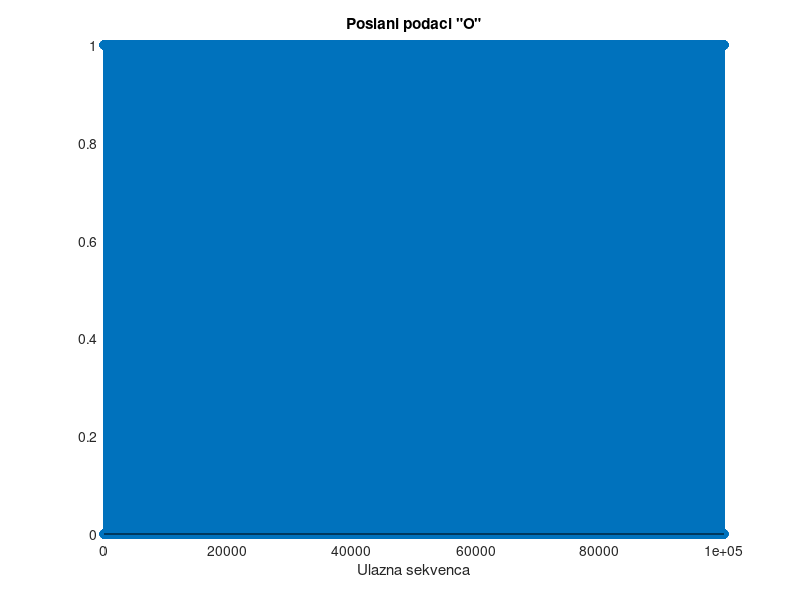

Write the MATLAB code that produced this figure. (Note: this script raises an error after producing the figure.)
clc
clear all
close all

format long;
M = 16;
k = log2(M);
EbNo = (5:15)';
symbol_per_frame = 100;
data_points = 144;
block_size = 8;
cp = ceil(0.1*block_size);
ifft_points = block_size;
fft_points = block_size;
n = 3e4; % broj bita
nsamp = 1;
N = 10^5;

%    TRANSMITTER
data = randi([0 1],N,1); % unipolarni
figure(1)
stem(data); grid on; xlabel('Ulazna sekvenca');
title('Poslani podaci "O"')

qam_modulated_data = qammod(data,M,'InputType','bit','UnitAveragePower',true);
ytx =qam_modulated_data;
scatterplot(qam_modulated_data);title('MODULATED TRANSMITTED DATA');

num_cols=(length(qam_modulated_data)/block_size);
data_matrix = reshape(qam_modulated_data, block_size, num_cols);
cp_start = block_size-cp;
cp_end = block_size;
for i=1:num_cols
    ifft_data_matrix(:,i) = ifft((data_matrix(:,i)),ifft_points);
    for j=1:cp
       actual_cp(j,i) = ifft_data_matrix(j+cp_start,i);
    end
    ifft_data(:,i) = vertcat(actual_cp(:,i),ifft_data_matrix(:,i));
end

%   4.  Convert to serial stream for transmission

[rows_ifft_data, cols_ifft_data]=size(ifft_data);
len_ofdm_data = rows_ifft_data*cols_ifft_data;
ofdm_signal = reshape(ifft_data, 1, len_ofdm_data);
figure(3)
plot(real(ofdm_signal)); xlabel('Time'); ylabel('Amplitude');
title('OFDM Signal');grid on;

%   ---------------------------------------------------------------
%     +++++   clipping as a PAPR reduction method    +++++
%   ---------------------------------------------------------------

 avg=0;
 clipped=ofdm_signal;
 for i=1:length(clipped)
 	if clipped(i) > avg
 		clipped(i) = clipped(i);
     
    elseif clipped(i) < -avg

 		clipped(i) = 0;
    end
 end


 figure(4)
plot(real(clipped)); xlabel('Time'); ylabel('Amplitude');
 title('clipped Signal');grid on;
axis([0 180 -1.5 1.5]);

%   --------------------------------
%     +++++   CHANNEL    +++++
%   --------------------------------

channel = randn(1,block_size) + sqrt(-1)*randn(1,block_size);


%   ------------------------------------------
%     +++++   RECEIVER    +++++
%   ------------------------------------------
%   1.  Pass the ofdm signal through the channel
after_channel = filter(channel, 1, ofdm_signal);
%SNR with respect to ber
EbNo2 = 10;
snr = EbNo2 + 10*log10(k) - 10*log10(nsamp);
receivedSignal = awgn(qam_modulated_data,snr,'measured');
sPlotFig = scatterplot(receivedSignal,1,0,'g.');
hold on
scatterplot(qam_modulated_data,1,0,'k*',sPlotFig)
%   2.   Add Noise

awgn_noise = awgn(zeros(1,length(after_channel)),0);

%   3.  Add noise to signal...

recvd_signal = awgn_noise+after_channel;

%   4.  Convert Data back to "parallel" form to perform FFT

recvd_signal_matrix = reshape(recvd_signal,rows_ifft_data, cols_ifft_data);

%   5.  Remove CP

recvd_signal_matrix(1:cp,:)=[];

%   6.  Perform FFT

for i=1:cols_ifft_data
    
    %   FFT
    
    fft_data_matrix(:,i) = fft(recvd_signal_matrix(:,i),fft_points);

end



%   7.  Convert to serial stream

recvd_serial_data = reshape(fft_data_matrix,1,(block_size*num_cols));

%   8.  Demodulate the data

qam_demodulated_data = qamdemod(recvd_serial_data,M);

figure(7)

stem(qam_demodulated_data,'rx');

grid on;xlabel('Data Points');ylabel('received data phase representation');title('Received Data "X"')   

dataOutMatrix = de2bi(qam_demodulated_data,k);
dataOut = dataOutMatrix(:);

[numErrors,ber] = biterr(data,dataOut);
fprintf('\nThe binary coding bit error rate = %5.2e, based on %d errors\n',ber,numErrors)


%   ----------------------------------------------------
%   F:  %   +++++   RECEIVER of clipped signal    +++++
%   ----------------------------------------------------

%   1.  Pass the ofdm signal through the channel
after_channel = filter(channel, 1, clipped);

%   2.   Add Noise
awgn_noise = awgn(zeros(1,length(after_channel)),0);

%   3.  Add noise to signal...
recvd_signal = awgn_noise+after_channel;

%   4.  Convert Data back to "parallel" form to perform FFT
recvd_signal_matrix = reshape(recvd_signal,rows_ifft_data, cols_ifft_data);

%   5.  Remove CP
recvd_signal_matrix(1:cp,:)=[];

%   6.  Perform FFT
for i=1:cols_ifft_data

    %   FFT
    fft_data_matrix(:,i) = fft(recvd_signal_matrix(:,i),fft_points);
end

%   7.  Convert to serial stream
recvd_serial_data = reshape(fft_data_matrix, 1,(block_size*num_cols));

%   8.  Demodulate the data
qam_demodulated_data = qamdemod(recvd_serial_data,M);

figure(8)
stem(qam_demodulated_data,'rx');

%BER
 noe=0; 
 for ii= 1:1:length(recvd_serial_data)
   if data(ii)~=recvd_serial_data(ii)
    noe=noe+1;
   else
       noe=noe;
   end 
 end 
% ber= noe/length(ofdm_signal); 
ber=( noe/length(data)); 

% CALCULATE QAM BER USING FORMULA
EbNodB2=0:2:16;
EbNo2=10.^(EbNodB2/10);
x=sqrt(3*k*EbNo2/(M-1));
Pb=(4/k)*(1-1/sqrt(M))*(1/2)*erfc(x/sqrt(2));
figure(9) 
semilogy(EbNodB2,Pb,'bs-')
title('QAM bit error rate');
xlabel('EbNo');
ylabel('Pb');
